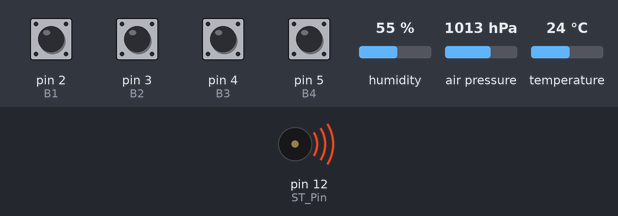
A sketch run on a simulated Arduino Uno, built with avr-gcc and run on an emulated ATmega328P. Shown: buzzer (waves = sounding). The inputs (shaded band) are chosen by the test bench; at power-on: pin 2 (B1), pin 3 (B2), pin 4 (B3), pin 5 (B4) HIGH, humidity 55 %, air pressure 1013 hPa, temperature 24 °C. What the sketch prints to the serial monitor is not drawn.

Above: at 0.1 s.
At 2.9 s:
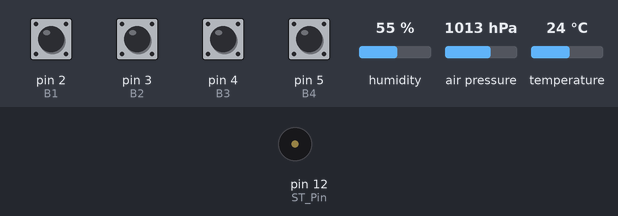
Timing chart, 0 to 4.4 s (numbered marks = the images above):
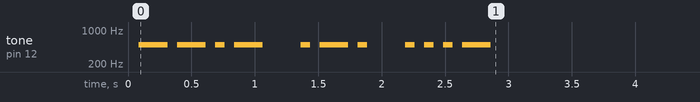

The sketch:

PP5OMT.ino
```cpp
/* +--------------------------------------------+
   | PP5OMT: 80m CW WX Beacon              V3.5 |
   |--------------------------------------------|
   |*A1 ( A1 ): Small Photocell (Day/Night)     |
   | A4 ( A4 ): BME-280 ( SDA )                 |
   | A5 ( A5 ): BME-280 ( SCL )                 |
   |--------------------------------------------|
   | Note: BME280 Sensor Module is only 3.3V !  |
   |--------------------------------------------|
   | 02 ( 02 ): B1 Button                       |
   | 03 ( 03 ): B2 Button                       |
   | 04 ( 04 ): B3 Button                       |
   | 05 ( 05 ): B4 Button                       |
   |*11 ( 11 ): PTT Output (with a 2N7000)      |
   | 12 ( 12 ): Sidetone Out by a Trimpot 10kA  |
   |*13 ( 13 ): Key Output (with a 2N7000)      |
   |--------------------------------------------|
   | *: not implemented here
   |--------------------------------------------|
   |                            (c)2017 - PP5VX |
   | Parts: (c)2009 - K6HX                      |
   |        (c)2015 - BA5AG/KC2WAG              |
   +--------------------------------------------+
   |  Additional Library: BME280 (Bosch) here:  |
   |https://github.com/Seeed-Studio/Grove_BME280|
   +--------------------------------------------+
   | And the "real thing" is here ( enjoy ! ):  |
   | www.qrz.com/db/pp5omt !                    |
   +--------------------------------------------+
*/
#include "Seeed_BME280.h"
#include <Wire.h>
BME280 bme280;
#define B1        2 // B1 Button
#define B2        3 // B2 Button
#define B3        4 // B3 Button
#define B4        5 // B4 Button
#define PTT_Pin  11 // PTT Output: Pin 11
#define ST_Pin   12 // Sidetone Output: Pin 12
#define key_Pin  13 // Transmitter Key: Pin 13

#define DefaWPM  16 // Default Speed: 18 wpm
#define DefaHZ  500 // Default Tone: 500 HZ
#define DefaRTT  60 // Default Repeat Timer: 60s = 1 minute
//                 123456789012345678901234567890123456789012345678901234567890123456789012345678901234567890  === Maximum: 100 caracters
//                 |        |         |         |         |         |         |         |         |         |
#define _msgDay   "PP5OMT BEACON GG53RS - PWR 50W RMS - ANT INV VEE WITH 120 DEGREES OPEN LEGS AND 18M APEX +" // == Fixed MSG Day   (Long)
#define _msgNight "PP5OMT BEACON GG53RS - WX QTC FOLLOWS = "                                                   // == Fixed MSG Night (Full)
#define _msgError "VVV VVV DE PP5OMT PP5OMT GG53RS 73 +"                                                       // == Fixed MSG Error (Short)

float  pressao, temperatura, umidade, altitude;
int    tempo = 0;
byte   key_speed, ditTime;
char   p[8];
String _WXmsg, _BCNmsg;

#define N_MORSE  (sizeof(morsetab)/sizeof(morsetab[0]))  // Tabela !
struct t_mtab { char c, pat; };
// ======================================= Begin of ASCII Code Table by: (c)2009 - K6HX
struct t_mtab morsetab[] =
{ { '+',  42 },  // 00101010b = 2Ah =  42d ( AR )
  { '-',  97 },  // 01100001b = 61h =  97d
  { '=',  49 },  // 00110001b = 31h =  49d
  { '.',  10 },  // "R" as separator or 01101010b = 6Ah = 106d
  { ',', 115 },  // 01110011b = 73h = 115d
  { '?',  76 },  // 01001100b = 4Ch =  76d
  { '/',  41 },  // 00101001b = 29h =  41d
  { 'A',   6 },  // 00000110b = 06h =   6d
  { 'B',  17 },  // 00010001b = 11h =  17d
  { 'C',  21 },  // 00010101b = 15h =  21d
  { 'D',   9 },  // 00001001b = 09h =   9d
  { 'E',   2 },  // 00000010b = 02h =   2d
  { 'F',  20 },  // 00010100b = 14h =  20d
  { 'G',  11 },  // 00001011b = 0Bh =  11d
  { 'H',  16 },  // 00010000b = 10h =  16d
  { 'I',   4 },  // 00000100b = 04h =   4d
  { 'J',  30 },  // 00011110b = 1Eh =  30d
  { 'K',  13 },  // 00001101b = 0Dh =  13d
  { 'L',  18 },  // 00010010b = 12h =  18d
  { 'M',   7 },  // 00000111b = 07h =   7d
  { 'N',   5 },  // 00000101b = 05h =   5d
  { 'O',  15 },  // 00001111b = 0Fh =  15d
  { 'P',  22 },  // 00010110b = 16h =  22d
  { 'Q',  27 },  // 00011011b = 1Bh =  27d
  { 'R',  10 },  // 00001010b = 0Ah =  10d
  { 'S',   8 },  // 00001000b = 08h =   8d
  { 'T',   3 },  // 00000011b = 03h =   3d
  { 'U',  12 },  // 00001100b = 0Ch =  12d
  { 'V',  24 },  // 00011000b = 18h =  24d
  { 'W',  14 },  // 00001110b = 0Eh =  14d
  { 'X',  25 },  // 00011001b = 19h =  25d
  { 'Y',  29 },  // 00011101b = 1Dh =  29d
  { 'Z',  19 },  // 00010011b = 13h =  19d
  { '1',  62 },  // 00111110b = 3Eh =  62d
  { '2',  60 },  // 00111100b = 3Ch =  60d
  { '3',  56 },  // 00111000b = 38h =  56d
  { '4',  48 },  // 00110000b = 30h =  48d
  { '5',  32 },  // 00100000b = 20h =  32d
  { '6',  33 },  // 00100001b = 21h =  33d
  { '7',  35 },  // 00100011b = 23h =  35d
  { '8',  39 },  // 00100111b = 27h =  39d
  { '9',  47 },  // 00101111b = 2Fh =  47d
  { '0',  63 }   // 00111111b = 3Fh =  63d
};               // don't forget this ";" !
// ======================================= End of ASCII Code Table by: (c)2009 - K6HX

void setup()
{ pinMode(ST_Pin,       OUTPUT);        // Sets the Sidetone Digital Pin as Output
  pinMode(key_Pin,      OUTPUT);        // Sets the Keying Pin as Output
  digitalWrite(key_Pin, LOW);           // KEY OUT OFF ( Disabled )
  pinMode(B1,           INPUT);         // MSG 1: Physical Button
  digitalWrite(B1,      INPUT_PULLUP);  // Pullup for Button 1
  digitalWrite(B1,      HIGH);          // Button S1 tate OFF
  pinMode(B2,           INPUT);         // MSG 2: Physical Button
  digitalWrite(B2,      INPUT_PULLUP);  // Pullup for Button 2
  digitalWrite(B2,      HIGH);          // Button 2 State OFF
  pinMode(B3,           INPUT);         // MSG 3: Physical Button
  digitalWrite(B3,      INPUT_PULLUP);  // Pullup for Button 3
  digitalWrite(B3,      HIGH);          // Button 3 State OFF
  pinMode(B4,           INPUT);         // MSG 4: Physical Button
  digitalWrite(B4,      INPUT_PULLUP);  // Pullup for Button 4
  digitalWrite(B4,      HIGH);          // Button 4 State OFF
  readWX();
  Serial.begin(115200);
  Serial.println(F("WX CW Beacon - wxCWb V3.5"));
  Serial.println(F("========================================================================================================================================"));
  Serial.print(F("[1] - Speed........: ")); Serial.print(DefaWPM); Serial.print(F(" wpm ( Range: 10wpm to 30 wpm - Factory Default: ")); Serial.print(DefaWPM); Serial.println(F(" wpm )"));
  Serial.print(F("[2] - Tone.........: ")); Serial.print(DefaHZ);  Serial.print(F(" HZ ( Range: 400HZ to 700 HZ - Factory Default: "));  Serial.print(DefaHZ);  Serial.println(F(" HZ )"));
  Serial.print(F("[3] - Timer........: ")); Serial.print(DefaRTT); Serial.print(F(" s ( Range: 60s to 1800s- Factory Default: "));       Serial.print(DefaRTT); Serial.println(F(" s )"));
  Serial.print(F("[4] - Message Day..: ")); Serial.println(_msgDay);
  Serial.print(F("[5] - Message Error: ")); Serial.println(_msgError);
  Serial.print(F("[6] - Message Night: ")); Serial.print(_msgNight);  Serial.println(_WXmsg);
  Serial.print(F("                     ")); Serial.print(F("( ")); Serial.print(_BCNmsg); Serial.println(F(" )"));
  Serial.println(F("========================================================================================================================================"));
  Serial.println(F("> QRV !"));
  Serial.end();
  CWSettings();
  sendmsg("QRV");
}

// === Only for BME-280 Sensor
void readWX()
{ if (!bme280.init())
  { Serial.begin(115200);
    Serial.println(F("> Sorry ! BME-280 Sensor, has some BAD error !"));
    Serial.end();
    sendmsg("E E E ?");
  }
  else
  { pressao     = (bme280.getPressure())/100;
    temperatura = bme280.getTemperature();
    umidade     = bme280.getHumidity();
    altitude    = bme280.calcAltitude(pressao);
    _BCNmsg = "Atmospheric Pressure is ";
    _BCNmsg = _BCNmsg + dtostrf(pressao, 4, 0, p);
    _BCNmsg = _BCNmsg + "HPA - ";
    _WXmsg  = dtostrf(pressao, 4, 0, p);
    _WXmsg  = _WXmsg + " HPA , ";

    _BCNmsg = _BCNmsg + "Temperature is ";
    _BCNmsg = _BCNmsg + dtostrf(temperatura, 3, 1, p);
    _BCNmsg = _BCNmsg + "C - ";
    _WXmsg  = _WXmsg  + dtostrf(temperatura, 3, 1, p);
    _WXmsg  = _WXmsg  + " C , ";

    _BCNmsg = _BCNmsg + "Humidity is ";
    _BCNmsg = _BCNmsg + dtostrf(umidade, 2, 0, p);
    _BCNmsg = _BCNmsg + "% - ";
    _BCNmsg = _BCNmsg + "Altitude is ";
    _BCNmsg = _BCNmsg + dtostrf(altitude,4, 1, p);
    _BCNmsg = _BCNmsg + "m";

    _WXmsg  = _WXmsg  + dtostrf(umidade, 2, 0, p);
    _WXmsg  = _WXmsg  + " +"; }
}

// === Only for BME-280 Sensor ===========================================
void sendWX()
{ readWX(); dtostrf(pressao, 4, 0, p);     sendmsg(p); sendmsg(" HPA , ");
            dtostrf(temperatura, 3, 1, p); sendmsg(p); sendmsg(" C , ");
            dtostrf(umidade, 2, 0, p);     sendmsg(p); sendmsg(" +"); }

// =====================================================================
void sendDOT()                        // Send unique DOT + Weigth @ TONE
{ tone(ST_Pin,DefaHZ); delay(ditTime); noTone(ST_Pin); delay(ditTime); }

// =====================================================================
void sendDASH()                      // Send unique DASH + Weigth @ TONE
{ tone(ST_Pin,DefaHZ);delay(3*ditTime); noTone(ST_Pin);delay(ditTime); }

// =================================================================
void send(char c)
{ int a1;
  if (c == ' ') { delay(7*ditTime); return; }
  for (a1=0; a1<N_MORSE; a1++)
  { if (morsetab[a1].c == c)
    { unsigned char p = morsetab[a1].pat;
      while (p != 1) { if (p&1) sendDASH(); else sendDOT(); p=p/2; }
      delay(3*ditTime);
      return;
    }
  }
}

// ===================================================================
void sendmsg(char *str)          // or: void sendmsg(const char str[])
{ while (*str) { send(*str++);} }

void CWSettings()
{ ditTime = 1200/DefaWPM; }

// ===============================================================================================================================
void loop()
{ CWSettings();
  Serial.begin(115200);
  Serial.print(F("> Now "));

  // == Message for Day ( Short )
  if ( digitalRead(B1)==LOW )
  { Serial.print(F("Day TX Message: ")); Serial.println(_msgDay); sendmsg(_msgDay);
    Serial.println(F("> Ready !")); }
  else
  // == Message for Night ( Full )
  if ( digitalRead(B2)==LOW )
  { Serial.print(F("Night TX Message: "));
    Serial.print(_msgNight); Serial.println(_WXmsg);
    sendmsg(_msgNight); sendWX();
    Serial.println(F("> Ready !")); }
  else
  // == Message Internal Error
  if ( digitalRead(B3)==LOW )
  { Serial.print(F("Internal Error TX Message: "));
    Serial.println(_msgError); sendmsg(_msgError);
    Serial.println(F("> Ready !")); }
  else
  // == Message for Testing
  if ( digitalRead(B4)==LOW )
  { Serial.print(F("Testing ( no TX ) Message: "));
    Serial.println(_BCNmsg); delay(500); }
  else
  { tempo++; Serial.print(tempo); Serial.print(F(". TXing...")); delay(1000*DefaRTT); }
  Serial.end();
}
```
